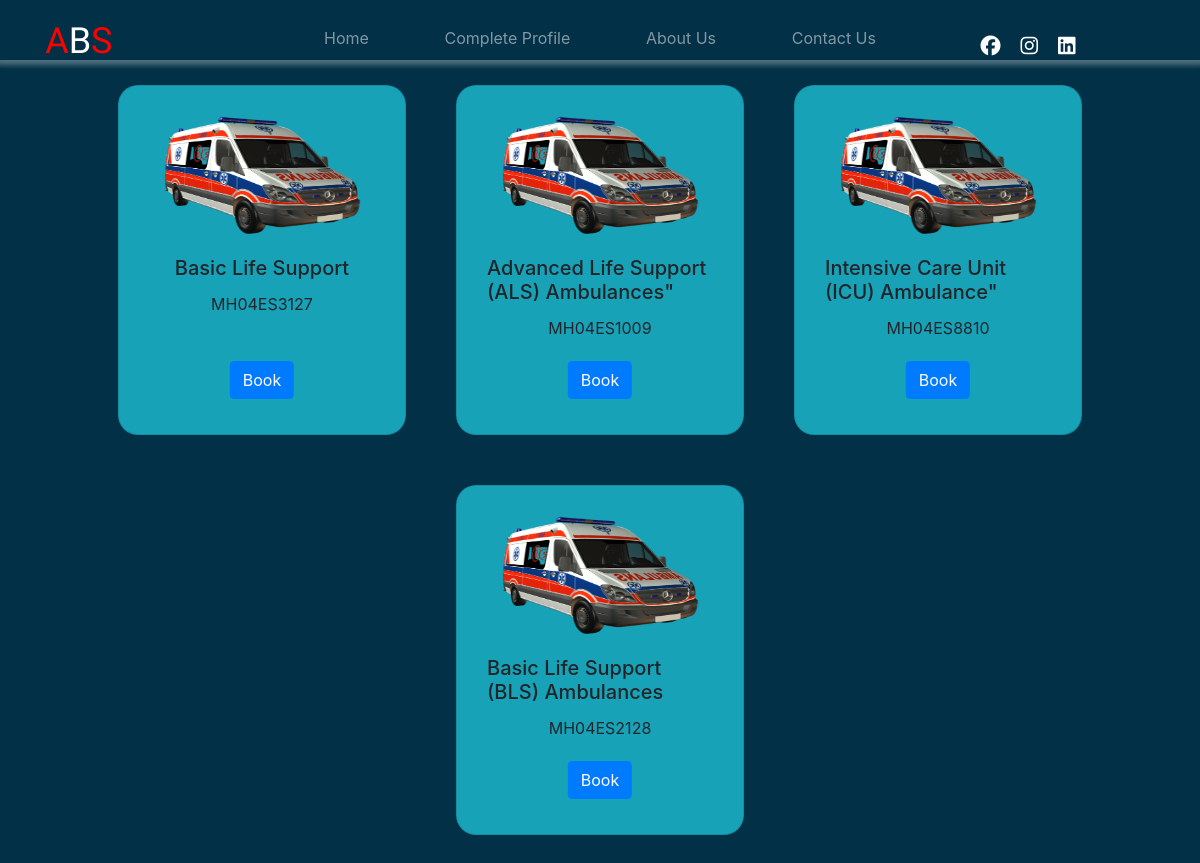
The app's page /ambulanceCard with its own data.
### ABS/models.py (models this page shows)
class Ambulance(models.Model):
    ambulance_id = models.IntegerField(primary_key=True)
    ambulance_name = models.CharField(max_length=50)
    ambulance_plate = models.CharField(max_length=15)
    doctor = models.CharField(max_length=50)
    cleaner = models.CharField(max_length=50)
    driver = models.CharField(max_length=50)
    isActive = models.BooleanField(default=False)
    class Meta:
        db_table = 'Ambulance'

### ABS/views.py (the view)
# urls.py: path('ambulanceCard',v.AmbulanceCard),
def AmbulanceCard(request):
    uid = request.session.get('uid')
    amb = Ambulance.objects.all()
    context={'amb':amb}
    return render(request,'ambCard.html',context)

### ABS/templates/ambCard.html (shortened to what this page needs)
{%extends 'userNavbar.html'%}
{%load static%}
{%block body%}
<link rel="stylesheet" href="{%static 'css/ambCard.css'%}">
<link rel="stylesheet" href="{%static 'css/bmin.css'%}">
<div class="ambulance-card">
    {%for i in amb%}
    <div class="card bg-info" style="width: 18rem;margin: 25px;padding: 30px 10px 30px 10px;height: 350px;">
        {% if i.isActive == 0 %}
        <img class="card-img-top" src="{% static 'image/hero.png'%}" alt="Card image cap" width="180px" height="120px">
        <div class="card-body">
          <h5 class="card-title">{{i.ambulance_name}}</h5>
          <p class="card-text" style="text-align: center;">{{i.ambulance_plate}}</p>
          <a href="book/{{i.ambulance_id}}" class="btn btn-primary" style="text-align: center;">Book</a>
        </div>
        {% endif %}
      </div>
      {%endfor%}
</div>
{%endblock%}

### ABS/static/css/home.css (style rules this page uses)
* { margin: 0; padding: 0; box-sizing: border-box; scrollbar-width: none; }
.btn { position: absolute; bottom: 20%; left: 50%; transform: translateX(-50%); }

### ABS/static/css/ambCard.css (style rules this page uses)
.ambulance-card { width: 100%; height: 100vh; display: flex; justify-content: center; align-items: center; flex-wrap: wrap; }
.card { border: 1px solid black; display: flex; justify-content: center; align-items: center; flex-direction: column; border-radius: 20px !important; }
.card img { width: 80%; }
.card .btn { bottom: 10% !important; }

### records on screen
Ambulance: isActive False (drawn), ambulance_name "Basic Life Support", ambulance_plate "MH04ES3127"
Ambulance: isActive False (drawn), ambulance_name "Advanced Life Support (ALS) Ambulances\"", ambulance_plate "MH04ES1009"
Ambulance: isActive False (drawn), ambulance_name "Intensive Care Unit (ICU) Ambulance\"", ambulance_plate "MH04ES8810"
Ambulance: isActive False (drawn), ambulance_name "Basic Life Support (BLS) Ambulances", ambulance_plate "MH04ES2128"
